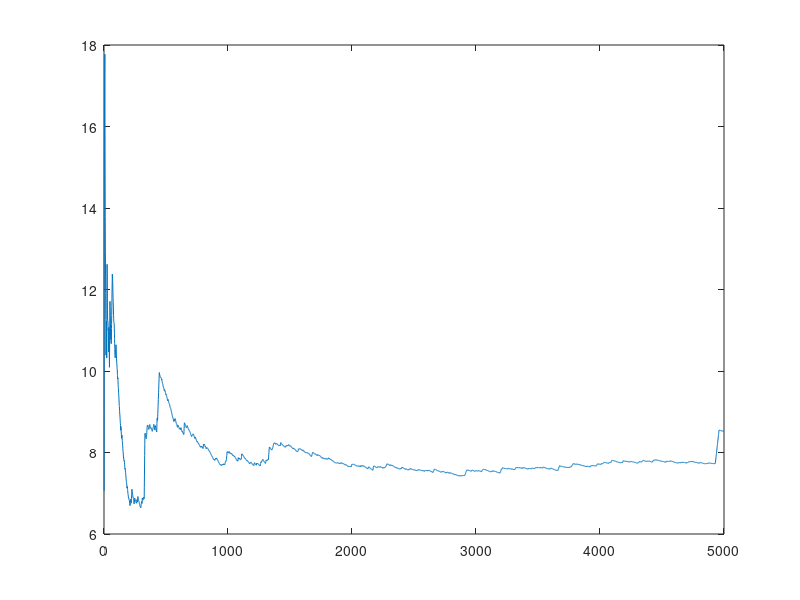

Source code (MATLAB):
%% Estimate Moments Using Independent Metropolis-Hastings Sampling
%

% Copyright 2015 The MathWorks, Inc.


%%
% Use Independent Metropolis-Hastings sampling to estimate the second
% order moment of a Gamma distribution.
rng default;  
alpha = 2.43;
beta = 1;
pdf = @(x)gampdf(x,alpha,beta); % Target distribution
proppdf = @(x,y)gampdf(x,floor(alpha),floor(alpha)/alpha);
proprnd = @(x)sum(exprnd(floor(alpha)/alpha,floor(alpha),1));
nsamples = 5000;
smpl = mhsample(1,nsamples,'pdf',pdf,'proprnd',proprnd, 'proppdf',proppdf);
            
%%
% Plot the results.
xxhat = cumsum(smpl.^2)./(1:nsamples)';
figure;
plot(1:nsamples,xxhat)

